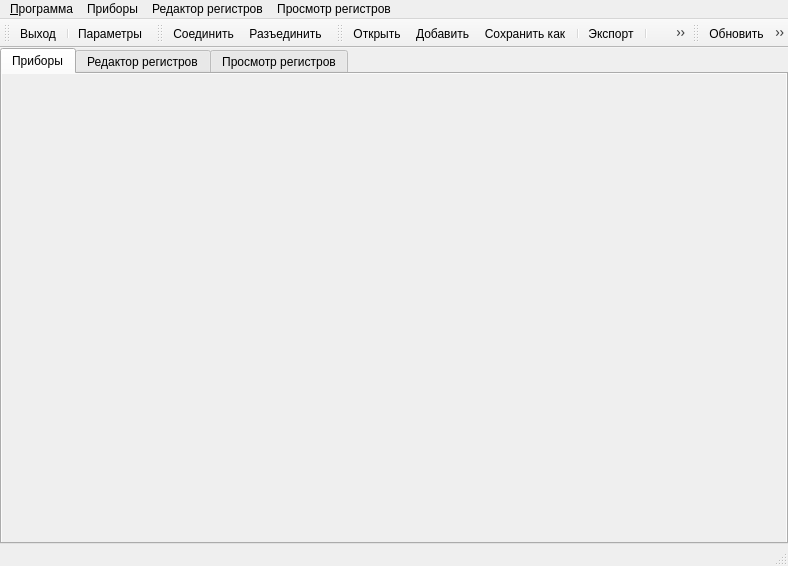
<?xml version="1.0" encoding="UTF-8"?>
<ui version="4.0">
 <class>CanDriveWin</class>
 <widget class="QMainWindow" name="CanDriveWin">
  <property name="geometry">
   <rect>
    <x>0</x>
    <y>0</y>
    <width>788</width>
    <height>566</height>
   </rect>
  </property>
  <property name="windowTitle">
   <string>Привод</string>
  </property>
  <widget class="QWidget" name="centralwidget">
   <layout class="QVBoxLayout" name="verticalLayout">
    <property name="spacing">
     <number>0</number>
    </property>
    <property name="leftMargin">
     <number>0</number>
    </property>
    <property name="topMargin">
     <number>0</number>
    </property>
    <property name="rightMargin">
     <number>0</number>
    </property>
    <property name="bottomMargin">
     <number>0</number>
    </property>
    <item>
     <widget class="QTabWidget" name="twMain">
      <property name="autoFillBackground">
       <bool>true</bool>
      </property>
      <property name="currentIndex">
       <number>0</number>
      </property>
      <widget class="QWidget" name="tabCockpit">
       <property name="autoFillBackground">
        <bool>true</bool>
       </property>
       <attribute name="title">
        <string>Приборы</string>
       </attribute>
       <layout class="QVBoxLayout" name="lCockpit">
        <property name="spacing">
         <number>0</number>
        </property>
        <property name="leftMargin">
         <number>0</number>
        </property>
        <property name="topMargin">
         <number>0</number>
        </property>
        <property name="rightMargin">
         <number>0</number>
        </property>
        <property name="bottomMargin">
         <number>0</number>
        </property>
        <item>
         <widget class="CockpitWgt" name="cockpitWgt" native="true">
          <property name="autoFillBackground">
           <bool>true</bool>
          </property>
         </widget>
        </item>
       </layout>
      </widget>
      <widget class="QWidget" name="tabRegs">
       <attribute name="title">
        <string>Редактор регистров</string>
       </attribute>
       <layout class="QVBoxLayout" name="lRegList">
        <property name="spacing">
         <number>0</number>
        </property>
        <property name="leftMargin">
         <number>0</number>
        </property>
        <property name="topMargin">
         <number>0</number>
        </property>
        <property name="rightMargin">
         <number>0</number>
        </property>
        <property name="bottomMargin">
         <number>0</number>
        </property>
        <item>
         <widget class="RegListEditorWgt" name="tvRegList"/>
        </item>
       </layout>
      </widget>
      <widget class="QWidget" name="tabRegView">
       <attribute name="title">
        <string>Просмотр регистров</string>
       </attribute>
       <layout class="QVBoxLayout" name="lRegView">
        <property name="spacing">
         <number>0</number>
        </property>
        <property name="leftMargin">
         <number>0</number>
        </property>
        <property name="topMargin">
         <number>0</number>
        </property>
        <property name="rightMargin">
         <number>0</number>
        </property>
        <property name="bottomMargin">
         <number>0</number>
        </property>
        <item>
         <widget class="RegsViewWgt" name="tvRegView"/>
        </item>
       </layout>
      </widget>
     </widget>
    </item>
   </layout>
  </widget>
  <widget class="QMenuBar" name="menubar">
   <property name="geometry">
    <rect>
     <x>0</x>
     <y>0</y>
     <width>788</width>
     <height>21</height>
    </rect>
   </property>
   <widget class="QMenu" name="mnuProgram">
    <property name="title">
     <string>&amp;Программа</string>
    </property>
    <addaction name="actQuit"/>
   </widget>
   <widget class="QMenu" name="mnuCockpit">
    <property name="title">
     <string>Приборы</string>
    </property>
    <addaction name="actOpenCockpit"/>
    <addaction name="actSaveCockpit"/>
    <addaction name="actClearCockpit"/>
    <addaction name="separator"/>
    <addaction name="actAddPlot"/>
    <addaction name="actAddDial"/>
    <addaction name="actAddSlider"/>
    <addaction name="actAddBar"/>
    <addaction name="actAddButton"/>
    <addaction name="actAddIndicator"/>
   </widget>
   <widget class="QMenu" name="mnuRegList">
    <property name="title">
     <string>Редактор регистров</string>
    </property>
    <addaction name="actRegListOpen"/>
    <addaction name="actRegListOpenAppend"/>
    <addaction name="actRegListSaveAs"/>
    <addaction name="separator"/>
    <addaction name="actRegListExport"/>
    <addaction name="separator"/>
    <addaction name="actRegListDelAll"/>
    <addaction name="separator"/>
    <addaction name="actRegListAddItem"/>
    <addaction name="actRegListAddSubItem"/>
    <addaction name="actRegListDuplicateItem"/>
    <addaction name="actRegListDelItem"/>
    <addaction name="separator"/>
    <addaction name="actRegListMoveUp"/>
    <addaction name="actRegListMoveDown"/>
    <addaction name="separator"/>
    <addaction name="actRegListExpandTree"/>
    <addaction name="actRegListCollapseTree"/>
   </widget>
   <widget class="QMenu" name="mnuRegsView">
    <property name="title">
     <string>Просмотр регистров</string>
    </property>
    <addaction name="actRegsViewRefresh"/>
    <addaction name="actRegsViewAutoRefresh"/>
    <addaction name="separator"/>
    <addaction name="actRegsViewExpandTree"/>
    <addaction name="actRegsViewCollapseTree"/>
   </widget>
   <addaction name="mnuProgram"/>
   <addaction name="mnuCockpit"/>
   <addaction name="mnuRegList"/>
   <addaction name="mnuRegsView"/>
  </widget>
  <widget class="QStatusBar" name="statusbar"/>
  <widget class="QToolBar" name="tbMain">
   <property name="windowTitle">
    <string>Приложение</string>
   </property>
   <attribute name="toolBarArea">
    <enum>TopToolBarArea</enum>
   </attribute>
   <attribute name="toolBarBreak">
    <bool>false</bool>
   </attribute>
   <addaction name="actQuit"/>
   <addaction name="separator"/>
   <addaction name="actSettings"/>
  </widget>
  <widget class="QToolBar" name="tbCockpit">
   <property name="windowTitle">
    <string>Приборы</string>
   </property>
   <attribute name="toolBarArea">
    <enum>TopToolBarArea</enum>
   </attribute>
   <attribute name="toolBarBreak">
    <bool>false</bool>
   </attribute>
   <addaction name="actConnect"/>
   <addaction name="actDisconnect"/>
  </widget>
  <widget class="QToolBar" name="tbRegsEdit">
   <property name="windowTitle">
    <string>Список регистров</string>
   </property>
   <property name="movable">
    <bool>true</bool>
   </property>
   <attribute name="toolBarArea">
    <enum>TopToolBarArea</enum>
   </attribute>
   <attribute name="toolBarBreak">
    <bool>false</bool>
   </attribute>
   <addaction name="actRegListOpen"/>
   <addaction name="actRegListOpenAppend"/>
   <addaction name="actRegListSaveAs"/>
   <addaction name="separator"/>
   <addaction name="actRegListExport"/>
   <addaction name="separator"/>
   <addaction name="actRegListDelAll"/>
   <addaction name="separator"/>
   <addaction name="actRegListAddItem"/>
   <addaction name="actRegListAddSubItem"/>
   <addaction name="actRegListDuplicateItem"/>
   <addaction name="actRegListDelItem"/>
   <addaction name="separator"/>
   <addaction name="actRegListMoveUp"/>
   <addaction name="actRegListMoveDown"/>
   <addaction name="separator"/>
   <addaction name="actRegListExpandTree"/>
   <addaction name="actRegListCollapseTree"/>
  </widget>
  <widget class="QToolBar" name="tbRegsView">
   <property name="windowTitle">
    <string>toolBar</string>
   </property>
   <attribute name="toolBarArea">
    <enum>TopToolBarArea</enum>
   </attribute>
   <attribute name="toolBarBreak">
    <bool>false</bool>
   </attribute>
   <addaction name="actRegsViewRefresh"/>
   <addaction name="actRegsViewAutoRefresh"/>
   <addaction name="separator"/>
   <addaction name="actRegsViewExpandTree"/>
   <addaction name="actRegsViewCollapseTree"/>
  </widget>
  <action name="actDebugExec">
   <property name="icon">
    <iconset resource="qt_canopennode_slcan.qrc">
     <normaloff>:/images/icons/Engineering-48.png</normaloff>:/images/icons/Engineering-48.png</iconset>
   </property>
   <property name="text">
    <string>Debug</string>
   </property>
  </action>
  <action name="actConnect">
   <property name="icon">
    <iconset resource="qt_canopennode_slcan.qrc">
     <normaloff>:/images/icons/Connected-48.png</normaloff>:/images/icons/Connected-48.png</iconset>
   </property>
   <property name="text">
    <string>&amp;Соединить</string>
   </property>
   <property name="toolTip">
    <string>Соединить</string>
   </property>
  </action>
  <action name="actDisconnect">
   <property name="icon">
    <iconset resource="qt_canopennode_slcan.qrc">
     <normaloff>:/images/icons/Disconnected-48.png</normaloff>:/images/icons/Disconnected-48.png</iconset>
   </property>
   <property name="text">
    <string>&amp;Разъединить</string>
   </property>
   <property name="toolTip">
    <string>Разъединить</string>
   </property>
  </action>
  <action name="actSettings">
   <property name="icon">
    <iconset resource="candrive.qrc">
     <normaloff>:/images/icons/Settings 3-48.png</normaloff>:/images/icons/Settings 3-48.png</iconset>
   </property>
   <property name="text">
    <string>&amp;Параметры</string>
   </property>
   <property name="toolTip">
    <string>Параметры</string>
   </property>
  </action>
  <action name="actQuit">
   <property name="icon">
    <iconset resource="qt_canopennode_slcan.qrc">
     <normaloff>:/images/icons/Shutdown-48.png</normaloff>:/images/icons/Shutdown-48.png</iconset>
   </property>
   <property name="text">
    <string>В&amp;ыход</string>
   </property>
  </action>
  <action name="actSaveCockpit">
   <property name="text">
    <string>Сохранить приборы</string>
   </property>
   <property name="toolTip">
    <string>Сохранить при&amp;боры</string>
   </property>
  </action>
  <action name="actAddPlot">
   <property name="text">
    <string>&amp;График</string>
   </property>
   <property name="toolTip">
    <string>Добавить график</string>
   </property>
  </action>
  <action name="actOpenCockpit">
   <property name="text">
    <string>&amp;Загрузить приборы</string>
   </property>
   <property name="toolTip">
    <string>Загрузить приборы</string>
   </property>
  </action>
  <action name="actAddDial">
   <property name="text">
    <string>&amp;Показометр</string>
   </property>
   <property name="toolTip">
    <string>Добавить показометр</string>
   </property>
  </action>
  <action name="actAddSlider">
   <property name="text">
    <string>&amp;Слайдер</string>
   </property>
   <property name="toolTip">
    <string>Добавить слайдер</string>
   </property>
  </action>
  <action name="actAddBar">
   <property name="text">
    <string>&amp;Бар</string>
   </property>
   <property name="toolTip">
    <string>Добавить бар</string>
   </property>
  </action>
  <action name="actAddButton">
   <property name="text">
    <string>&amp;Кнопка</string>
   </property>
   <property name="toolTip">
    <string>Добавить кнопку</string>
   </property>
  </action>
  <action name="actAddIndicator">
   <property name="text">
    <string>&amp;Индикатор</string>
   </property>
   <property name="toolTip">
    <string>Добавить индикатор</string>
   </property>
  </action>
  <action name="actClearCockpit">
   <property name="text">
    <string>Очистить приборы</string>
   </property>
  </action>
  <action name="actRegListAddItem">
   <property name="icon">
    <iconset theme="document-new" resource="reglisteditor.qrc">
     <normaloff>:/images/icons/Add File-48.png</normaloff>:/images/icons/Add File-48.png</iconset>
   </property>
   <property name="text">
    <string>&amp;Добавить элемент</string>
   </property>
  </action>
  <action name="actRegListDelItem">
   <property name="icon">
    <iconset theme="edit-delete" resource="reglisteditor.qrc">
     <normaloff>:/images/icons/Remove Property-48.png</normaloff>:/images/icons/Remove Property-48.png</iconset>
   </property>
   <property name="text">
    <string>&amp;Удалить элемент</string>
   </property>
  </action>
  <action name="actRegListAddSubItem">
   <property name="icon">
    <iconset theme="list-add" resource="reglisteditor.qrc">
     <normaloff>:/images/icons/Add Property-48.png</normaloff>:/images/icons/Add Property-48.png</iconset>
   </property>
   <property name="text">
    <string>Добавить &amp;подэлемент</string>
   </property>
  </action>
  <action name="actRegListSaveAs">
   <property name="icon">
    <iconset theme="document-save-as" resource="reglisteditor.qrc">
     <normaloff>:/images/icons/Micro SD-48.png</normaloff>:/images/icons/Micro SD-48.png</iconset>
   </property>
   <property name="text">
    <string>Сохранить &amp;как...</string>
   </property>
   <property name="toolTip">
    <string>Сохраняет список регистров в заданный файл</string>
   </property>
  </action>
  <action name="actRegListOpen">
   <property name="icon">
    <iconset theme="appointment-new" resource="reglisteditor.qrc">
     <normaloff>:/images/icons/Documents Folder-48.png</normaloff>:/images/icons/Documents Folder-48.png</iconset>
   </property>
   <property name="text">
    <string>&amp;Открыть</string>
   </property>
   <property name="toolTip">
    <string>Открывает файл</string>
   </property>
  </action>
  <action name="actRegListDelAll">
   <property name="icon">
    <iconset theme="document-new" resource="reglisteditor.qrc">
     <normaloff>:/images/icons/Delete-48.png</normaloff>:/images/icons/Delete-48.png</iconset>
   </property>
   <property name="text">
    <string>Удалить &amp;всё</string>
   </property>
   <property name="toolTip">
    <string>Удалить всё</string>
   </property>
  </action>
  <action name="actRegListOpenAppend">
   <property name="icon">
    <iconset resource="reglisteditor.qrc">
     <normaloff>:/images/icons/Add Folder-48.png</normaloff>:/images/icons/Add Folder-48.png</iconset>
   </property>
   <property name="text">
    <string>&amp;Добавить</string>
   </property>
  </action>
  <action name="actRegListExport">
   <property name="icon">
    <iconset resource="reglisteditor.qrc">
     <normaloff>:/images/icons/Export-48-Green.png</normaloff>:/images/icons/Export-48-Green.png</iconset>
   </property>
   <property name="text">
    <string>&amp;Экспорт...</string>
   </property>
   <property name="toolTip">
    <string>Экспорт</string>
   </property>
  </action>
  <action name="actRegListExpandTree">
   <property name="icon">
    <iconset resource="reglisteditor.qrc">
     <normaloff>:/images/icons/icons8-expand-48.png</normaloff>:/images/icons/icons8-expand-48.png</iconset>
   </property>
   <property name="text">
    <string>&amp;Раскрыть</string>
   </property>
   <property name="toolTip">
    <string>Раскрыть дерево</string>
   </property>
  </action>
  <action name="actRegListCollapseTree">
   <property name="icon">
    <iconset resource="reglisteditor.qrc">
     <normaloff>:/images/icons/icons8-collapse-48.png</normaloff>:/images/icons/icons8-collapse-48.png</iconset>
   </property>
   <property name="text">
    <string>С&amp;вернуть</string>
   </property>
   <property name="toolTip">
    <string>Свернуть дерево</string>
   </property>
  </action>
  <action name="actRegListMoveUp">
   <property name="icon">
    <iconset resource="reglisteditor.qrc">
     <normaloff>:/images/icons/Arrow Up-48.png</normaloff>:/images/icons/Arrow Up-48.png</iconset>
   </property>
   <property name="text">
    <string>Переместить в&amp;верх</string>
   </property>
   <property name="toolTip">
    <string>Переместить вверх</string>
   </property>
  </action>
  <action name="actRegListMoveDown">
   <property name="icon">
    <iconset resource="reglisteditor.qrc">
     <normaloff>:/images/icons/Arrow Down-48.png</normaloff>:/images/icons/Arrow Down-48.png</iconset>
   </property>
   <property name="text">
    <string>Переместить в&amp;низ</string>
   </property>
  </action>
  <action name="actRegListDuplicateItem">
   <property name="icon">
    <iconset resource="reglisteditor.qrc">
     <normaloff>:/images/icons/Add List-48.png</normaloff>:/images/icons/Add List-48.png</iconset>
   </property>
   <property name="text">
    <string>Ду&amp;блировать элемент</string>
   </property>
   <property name="toolTip">
    <string>Дублировать элемент</string>
   </property>
  </action>
  <action name="actRegsViewRefresh">
   <property name="icon">
    <iconset resource="candrive.qrc">
     <normaloff>:/images/icons/Synchronize_blue-48.png</normaloff>:/images/icons/Synchronize_blue-48.png</iconset>
   </property>
   <property name="text">
    <string>Обновить</string>
   </property>
   <property name="toolTip">
    <string>Обновить отображённые регистры</string>
   </property>
  </action>
  <action name="actRegsViewAutoRefresh">
   <property name="checkable">
    <bool>true</bool>
   </property>
   <property name="icon">
    <iconset resource="candrive.qrc">
     <normaloff>:/images/icons/Synchronize_green-48.png</normaloff>:/images/icons/Synchronize_green-48.png</iconset>
   </property>
   <property name="text">
    <string>Обновлять автоматически</string>
   </property>
  </action>
  <action name="actRegsViewExpandTree">
   <property name="icon">
    <iconset resource="reglisteditor.qrc">
     <normaloff>:/images/icons/icons8-expand-48.png</normaloff>:/images/icons/icons8-expand-48.png</iconset>
   </property>
   <property name="text">
    <string>&amp;Раскрыть</string>
   </property>
  </action>
  <action name="actRegsViewCollapseTree">
   <property name="icon">
    <iconset resource="reglisteditor.qrc">
     <normaloff>:/images/icons/icons8-collapse-48.png</normaloff>:/images/icons/icons8-collapse-48.png</iconset>
   </property>
   <property name="text">
    <string>С&amp;вернуть</string>
   </property>
  </action>
 </widget>
 <customwidgets>
  <customwidget>
   <class>CockpitWgt</class>
   <extends>QWidget</extends>
   <header>cockpitwgt.h</header>
   <container>1</container>
  </customwidget>
  <customwidget>
   <class>RegListEditorWgt</class>
   <extends>QTreeView</extends>
   <header>reglisteditorwgt.h</header>
  </customwidget>
  <customwidget>
   <class>RegsViewWgt</class>
   <extends>QTreeView</extends>
   <header>regsviewwgt.h</header>
  </customwidget>
 </customwidgets>
 <resources>
  <include location="candrive.qrc"/>
  <include location="reglisteditor.qrc"/>
  <include location="qt_canopennode_slcan.qrc"/>
 </resources>
 <connections/>
</ui>
